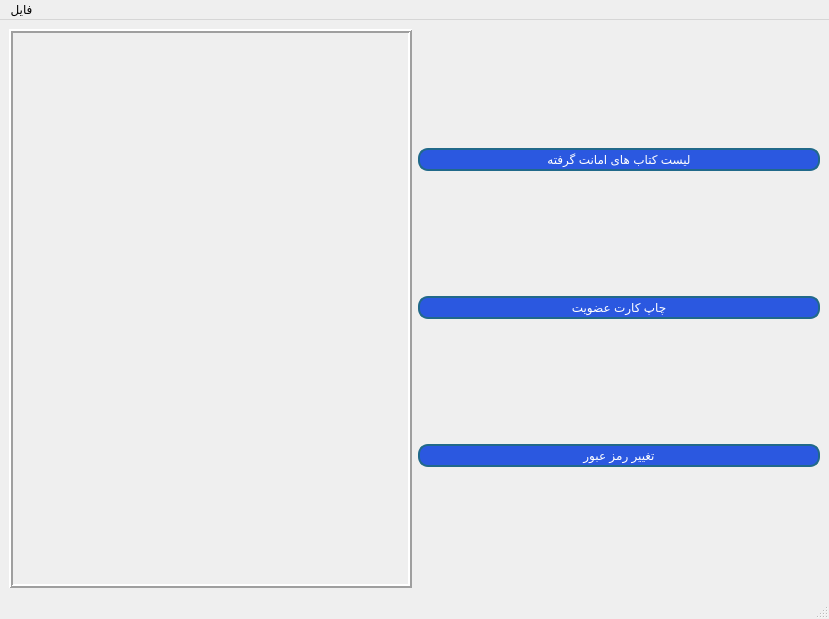
<?xml version="1.0" encoding="UTF-8"?>
<ui version="4.0">
 <class>Member</class>
 <widget class="QMainWindow" name="Member">
  <property name="geometry">
   <rect>
    <x>0</x>
    <y>0</y>
    <width>829</width>
    <height>619</height>
   </rect>
  </property>
  <property name="windowTitle">
   <string>پنل کاربر</string>
  </property>
  <property name="windowIcon">
   <iconset resource="resources.qrc">
    <normaloff>:/img/images/login.png</normaloff>:/img/images/login.png</iconset>
  </property>
  <property name="styleSheet">
   <string notr="true">
QLineEdit{
	border : 1px solid #b0bfae;
	border-radius : 5px;
	background-color : #ebe8e8;
}

QPushButton{
	border-radius: 10px;
	padding : 2px 5px;
	background :#2b58e0;
	border : 2px solid #21698a;
	color : white;
}
QPushButton:hover {
	background-color : #75a0eb ;
}
QToolButton
{
border-radius:10px;
background:red;
color:white;
}
</string>
  </property>
  <widget class="QWidget" name="centralwidget">
   <layout class="QHBoxLayout" name="horizontalLayout">
    <item>
     <widget class="QLabel" name="label">
      <property name="frameShape">
       <enum>QFrame::Box</enum>
      </property>
      <property name="frameShadow">
       <enum>QFrame::Raised</enum>
      </property>
      <property name="lineWidth">
       <number>2</number>
      </property>
      <property name="text">
       <string/>
      </property>
      <property name="pixmap">
       <pixmap resource="resources.qrc">:/img/images/memberIBack.png</pixmap>
      </property>
      <property name="scaledContents">
       <bool>true</bool>
      </property>
      <property name="margin">
       <number>3</number>
      </property>
      <property name="indent">
       <number>-3</number>
      </property>
     </widget>
    </item>
    <item>
     <layout class="QVBoxLayout" name="verticalLayout">
      <item>
       <widget class="QPushButton" name="listBorrowedBooks">
        <property name="text">
         <string>لیست کتاب های امانت گرفته</string>
        </property>
       </widget>
      </item>
      <item>
       <widget class="QPushButton" name="printlibrarycard">
        <property name="text">
         <string>چاپ کارت عضویت</string>
        </property>
       </widget>
      </item>
      <item>
       <widget class="QPushButton" name="changePassword">
        <property name="text">
         <string>تغییر رمز عبور</string>
        </property>
       </widget>
      </item>
     </layout>
    </item>
   </layout>
  </widget>
  <widget class="QMenuBar" name="menubar">
   <property name="geometry">
    <rect>
     <x>0</x>
     <y>0</y>
     <width>829</width>
     <height>21</height>
    </rect>
   </property>
   <widget class="QMenu" name="menu">
    <property name="title">
     <string>فایل</string>
    </property>
    <addaction name="action"/>
    <addaction name="separator"/>
    <addaction name="action_3"/>
    <addaction name="action_4"/>
   </widget>
   <addaction name="menu"/>
  </widget>
  <widget class="QStatusBar" name="statusbar"/>
  <action name="action">
   <property name="text">
    <string>درباره</string>
   </property>
  </action>
  <action name="action_3">
   <property name="text">
    <string>خروج از حساب کاربری</string>
   </property>
  </action>
  <action name="action_4">
   <property name="text">
    <string>خروج از برنامه</string>
   </property>
   <property name="toolTip">
    <string>خروج از برنامه</string>
   </property>
  </action>
 </widget>
 <resources>
  <include location="resources.qrc"/>
 </resources>
 <connections>
  <connection>
   <sender>action_4</sender>
   <signal>triggered()</signal>
   <receiver>Member</receiver>
   <slot>close()</slot>
   <hints>
    <hint type="sourcelabel">
     <x>-1</x>
     <y>-1</y>
    </hint>
    <hint type="destinationlabel">
     <x>414</x>
     <y>309</y>
    </hint>
   </hints>
  </connection>
 </connections>
</ui>
